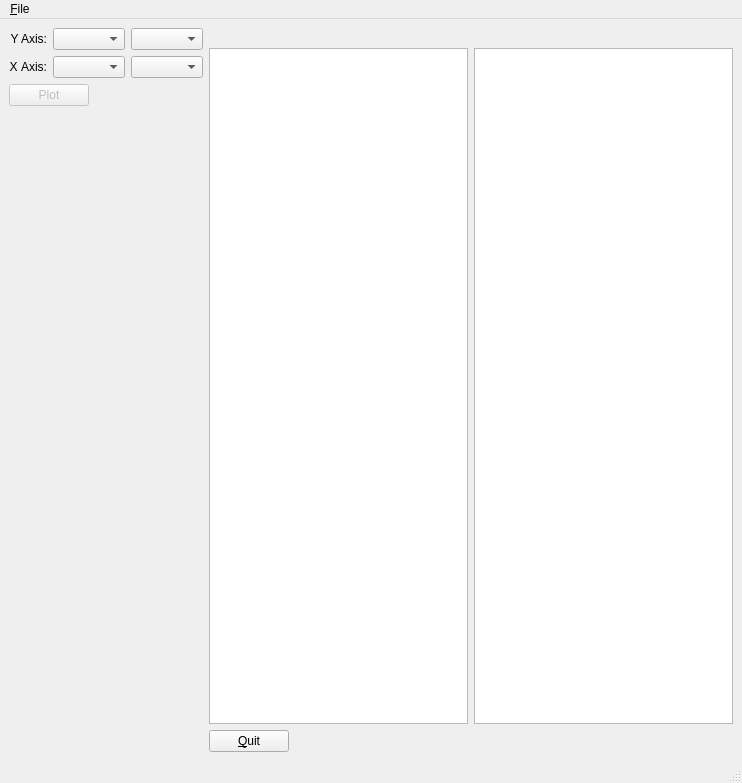
<?xml version="1.0" encoding="UTF-8"?>
<ui version="4.0">
 <class>MainWindow</class>
 <widget class="QMainWindow" name="MainWindow">
  <property name="geometry">
   <rect>
    <x>0</x>
    <y>0</y>
    <width>742</width>
    <height>783</height>
   </rect>
  </property>
  <property name="sizePolicy">
   <sizepolicy hsizetype="Preferred" vsizetype="Preferred">
    <horstretch>0</horstretch>
    <verstretch>0</verstretch>
   </sizepolicy>
  </property>
  <property name="windowTitle">
   <string>Oldtimer</string>
  </property>
  <property name="layoutDirection">
   <enum>Qt::LeftToRight</enum>
  </property>
  <widget class="QWidget" name="centralwidget">
   <property name="sizePolicy">
    <sizepolicy hsizetype="Preferred" vsizetype="Preferred">
     <horstretch>0</horstretch>
     <verstretch>0</verstretch>
    </sizepolicy>
   </property>
   <layout class="QGridLayout" name="gridLayout_5" columnstretch="0,1">
    <item row="0" column="0">
     <layout class="QGridLayout" name="gridLayout" columnstretch="0,0,0">
      <property name="sizeConstraint">
       <enum>QLayout::SetMinimumSize</enum>
      </property>
      <property name="bottomMargin">
       <number>0</number>
      </property>
      <property name="horizontalSpacing">
       <number>6</number>
      </property>
      <item row="1" column="0">
       <widget class="QLabel" name="labelXaxis">
        <property name="font">
         <font>
          <kerning>false</kerning>
         </font>
        </property>
        <property name="text">
         <string>X Axis:</string>
        </property>
        <property name="alignment">
         <set>Qt::AlignRight|Qt::AlignTrailing|Qt::AlignVCenter</set>
        </property>
       </widget>
      </item>
      <item row="1" column="1">
       <widget class="QComboBox" name="comboXAxisLog">
        <property name="sizePolicy">
         <sizepolicy hsizetype="MinimumExpanding" vsizetype="Fixed">
          <horstretch>0</horstretch>
          <verstretch>0</verstretch>
         </sizepolicy>
        </property>
        <property name="sizeAdjustPolicy">
         <enum>QComboBox::AdjustToContents</enum>
        </property>
       </widget>
      </item>
      <item row="1" column="2">
       <widget class="QComboBox" name="comboXAxis">
        <property name="sizePolicy">
         <sizepolicy hsizetype="MinimumExpanding" vsizetype="Fixed">
          <horstretch>0</horstretch>
          <verstretch>0</verstretch>
         </sizepolicy>
        </property>
        <property name="sizeAdjustPolicy">
         <enum>QComboBox::AdjustToContents</enum>
        </property>
       </widget>
      </item>
      <item row="0" column="2">
       <widget class="QComboBox" name="comboYAxis">
        <property name="sizePolicy">
         <sizepolicy hsizetype="MinimumExpanding" vsizetype="Fixed">
          <horstretch>0</horstretch>
          <verstretch>0</verstretch>
         </sizepolicy>
        </property>
        <property name="sizeAdjustPolicy">
         <enum>QComboBox::AdjustToContents</enum>
        </property>
       </widget>
      </item>
      <item row="0" column="1">
       <widget class="QComboBox" name="comboYAxisLog">
        <property name="sizePolicy">
         <sizepolicy hsizetype="MinimumExpanding" vsizetype="Fixed">
          <horstretch>0</horstretch>
          <verstretch>0</verstretch>
         </sizepolicy>
        </property>
        <property name="sizeAdjustPolicy">
         <enum>QComboBox::AdjustToContents</enum>
        </property>
       </widget>
      </item>
      <item row="0" column="0">
       <widget class="QLabel" name="labelYaxis">
        <property name="text">
         <string>Y Axis:</string>
        </property>
        <property name="alignment">
         <set>Qt::AlignRight|Qt::AlignTrailing|Qt::AlignVCenter</set>
        </property>
       </widget>
      </item>
     </layout>
    </item>
    <item row="0" column="1" rowspan="3">
     <layout class="QGridLayout" name="gridLayout_2" columnstretch="1,1">
      <item row="0" column="0">
       <widget class="QLabel" name="labelText1">
        <property name="sizePolicy">
         <sizepolicy hsizetype="Expanding" vsizetype="Preferred">
          <horstretch>0</horstretch>
          <verstretch>0</verstretch>
         </sizepolicy>
        </property>
        <property name="text">
         <string/>
        </property>
       </widget>
      </item>
      <item row="0" column="1">
       <widget class="QLabel" name="labelText2">
        <property name="sizePolicy">
         <sizepolicy hsizetype="Expanding" vsizetype="Preferred">
          <horstretch>0</horstretch>
          <verstretch>0</verstretch>
         </sizepolicy>
        </property>
        <property name="text">
         <string/>
        </property>
       </widget>
      </item>
      <item row="1" column="0">
       <widget class="QTextEdit" name="textEdit1">
        <property name="lineWrapMode">
         <enum>QTextEdit::NoWrap</enum>
        </property>
        <property name="readOnly">
         <bool>true</bool>
        </property>
       </widget>
      </item>
      <item row="1" column="1">
       <widget class="QTextEdit" name="textEdit2">
        <property name="lineWrapMode">
         <enum>QTextEdit::NoWrap</enum>
        </property>
        <property name="readOnly">
         <bool>true</bool>
        </property>
       </widget>
      </item>
     </layout>
    </item>
    <item row="1" column="0">
     <widget class="QPushButton" name="buttonPlot">
      <property name="enabled">
       <bool>false</bool>
      </property>
      <property name="sizePolicy">
       <sizepolicy hsizetype="Fixed" vsizetype="Fixed">
        <horstretch>0</horstretch>
        <verstretch>0</verstretch>
       </sizepolicy>
      </property>
      <property name="text">
       <string>Plot</string>
      </property>
     </widget>
    </item>
    <item row="2" column="0">
     <spacer name="verticalSpacer">
      <property name="orientation">
       <enum>Qt::Vertical</enum>
      </property>
      <property name="sizeHint" stdset="0">
       <size>
        <width>20</width>
        <height>40</height>
       </size>
      </property>
     </spacer>
    </item>
    <item row="3" column="1">
     <widget class="QPushButton" name="buttonQuit">
      <property name="sizePolicy">
       <sizepolicy hsizetype="Fixed" vsizetype="Fixed">
        <horstretch>0</horstretch>
        <verstretch>0</verstretch>
       </sizepolicy>
      </property>
      <property name="layoutDirection">
       <enum>Qt::LeftToRight</enum>
      </property>
      <property name="text">
       <string>&amp;Quit</string>
      </property>
      <property name="flat">
       <bool>false</bool>
      </property>
     </widget>
    </item>
   </layout>
  </widget>
  <widget class="QMenuBar" name="menubar">
   <property name="geometry">
    <rect>
     <x>0</x>
     <y>0</y>
     <width>742</width>
     <height>25</height>
    </rect>
   </property>
   <widget class="QMenu" name="menu_File">
    <property name="title">
     <string>&amp;File</string>
    </property>
    <addaction name="action_Open"/>
    <addaction name="actionE_xit"/>
   </widget>
   <addaction name="menu_File"/>
  </widget>
  <widget class="QStatusBar" name="statusbar"/>
  <action name="action_Open">
   <property name="text">
    <string>&amp;Open</string>
   </property>
  </action>
  <action name="actionE_xit">
   <property name="text">
    <string>E&amp;xit</string>
   </property>
  </action>
 </widget>
 <resources/>
 <connections>
  <connection>
   <sender>actionE_xit</sender>
   <signal>triggered()</signal>
   <receiver>MainWindow</receiver>
   <slot>close()</slot>
   <hints>
    <hint type="sourcelabel">
     <x>-1</x>
     <y>-1</y>
    </hint>
    <hint type="destinationlabel">
     <x>399</x>
     <y>299</y>
    </hint>
   </hints>
  </connection>
  <connection>
   <sender>buttonQuit</sender>
   <signal>clicked()</signal>
   <receiver>MainWindow</receiver>
   <slot>close()</slot>
   <hints>
    <hint type="sourcelabel">
     <x>746</x>
     <y>560</y>
    </hint>
    <hint type="destinationlabel">
     <x>401</x>
     <y>303</y>
    </hint>
   </hints>
  </connection>
 </connections>
</ui>
